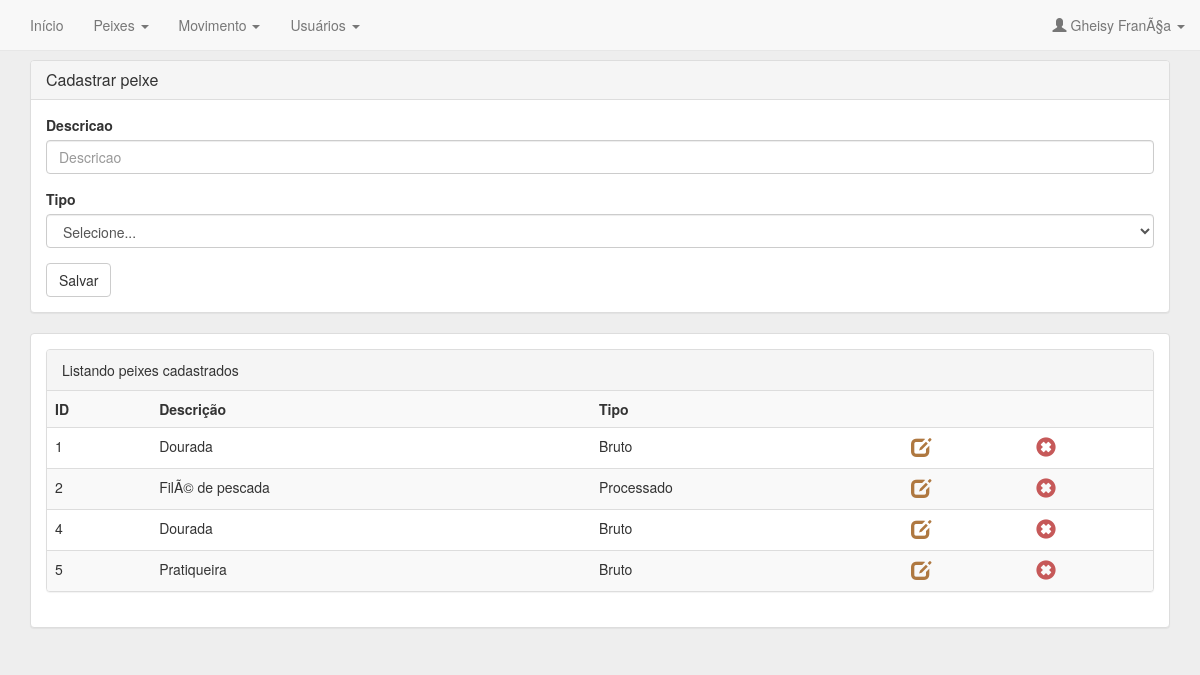
Before: /peixe/gerenciar (signed in) with the older database file.
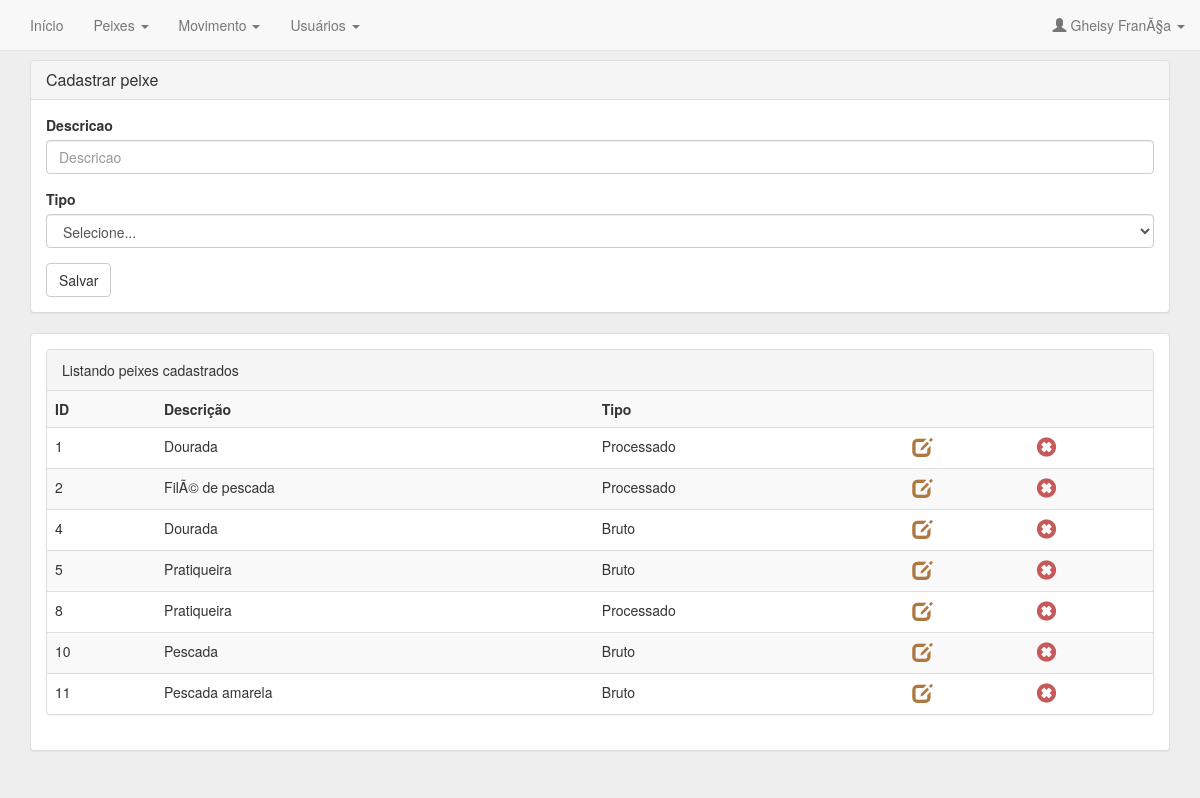
After: the same page with the newer database file.
### tables this page shows
CREATE TABLE IF NOT EXISTS `peixe` (
`id` int(11) NOT NULL,
  `descricao` varchar(45) DEFAULT NULL,
  `tipo` varchar(1) DEFAULT NULL
);

### controle/PeixeControle.php (called while the page is built, shortened)
<?php
class PeixeControle
{
  function PeixeControle()
  {
    require_once "visao/menu.php";
  }
  function gerenciar(){
    require_once "visao/peixe/gerenciar.php";
  }
}
 ?>

### index.php (called while the page is built)
<?php
require_once "config.php";

### classe/Conexao.php (called while the page is built, shortened)
<?php
class Conexao {
    private $nomeHost;
    private $user;
    private $pass;
    private $banco;
    private $query;
    private $conexao;
    public function __construct($nomeHost = "localhost", $user = "root", $pass = "", $banco = "princomar") {
        $this->nomeHost = $nomeHost;
        $this->user = $user;
        $this->pass = $pass;
        $this->banco = $banco;
    }
    public function conectar() {
        $this->conexao = mysqli_connect("$this->nomeHost", "$this->user", "$this->pass") or die("<h1 align=\"center\">Não foi possível conectar ao servidor mySQL!<h1>");
        if (!empty($this->conexao)) {
            mysqli_select_db($this->conexao, "$this->banco") or die("<h1 align=\"center\">Não foi possivel estabelecer conexão com o banco de dados!<h1>");
        }
    }
    public function execSQL($sql) {
        $this->query = mysqli_query($this->conexao, $sql) or die
                        ("<script> alert(\"Ocorreu um erro no acesso ao banco de dados \\nErro:\\n". mysqli_error($this->conexao)."\");</script>");
        return $this->query;
    }
    public function listarResultados() {
        return mysqli_fetch_assoc($this->query);
    }
}

### classe/PeixeBD.php (called while the page is built, shortened)
<?php
class PeixeBD {
  private $conexao;
  function __construct() {
    $this->conexao = new Conexao();
    $this->conexao->conectar();
  }
  public function getPeixe(){
    $this->vetPeixe = array();
    $this->sql = "SELECT * FROM peixe ";
    $this->conexao->execSQL($this->sql);
    while ($row = $this->conexao->listarResultados()) {
      $this->peixe = new Peixe();
      $this->peixe ->setId($row['id']);
      $this->peixe ->setDescricao($row['descricao']);
      $this->peixe ->setTipo($row['tipo']);
      array_push($this->vetPeixe, $this->peixe);
    }
    return $this->vetPeixe;
  }
}

### classe/Peixe.php (called while the page is built, shortened)
<?php
class Peixe {
  private $id;
  private $descricao;
  private $tipo;
  public function getId() {
    return $this->id;
  }
  public function setId($id) {
    $this->id = $id;
  }
  public function descTipo($tipo) {
    switch ($tipo) {
      case 'P':
      return "Processado";
      break;
      case 'B':
      return "Bruto";
      break;
    }
  }
  public function getDescricao() {
    return $this->descricao;
  }
  public function setDescricao($descricao) {
    $this->descricao = $descricao;
  }
  public function getTipo() {
    return $this->tipo;
  }
  public function setTipo($tipo) {
    $this->tipo = $tipo;
  }
}

### visao/peixe/gerenciar.php (the view, shortened to what this page needs)
<?php
$peixeBD = new PeixeBD;
$lista = $peixeBD->getPeixe();
$peixe = new Peixe;
if(!empty($_REQUEST['peixe'])){
  $ativacor = "form-editando";
  $id= $_REQUEST['peixe']->getId();
  $descricao = $_REQUEST['peixe']->getDescricao();
  $tipo = $_REQUEST['peixe']->getTipo();
  $titulo = "Editando peixe $descricao";
} else {
  $titulo = "Cadastrar peixe";
  $ativacor = "";
}
?>
<br>
<div class="container">
  <div class="panel panel-default">
    <div class="panel-heading">
      <h3 class="panel-title"><?=$titulo?></h3>
    </div>
    <div class="panel-body <?=$ativacor?>" >
       <form method="post" action="">
        <div class="form-group">
          <label>Descricao</label>
          <input class="form-control" required name="descricao" value="<?=$descricao?>" placeholder="Descricao">
        </div>
        <div class="form-group">
          <label>Tipo</label>
          <select name="tipo" required class="form-control">
            <option value="">Selecione...</option>
          </select>
        </div>
        <button type="submit" class="btn btn-default">Salvar</button>
      </form>
    </div>
  </div>
  <div class="panel panel-default">
    <div class="panel-body">
      <div class="panel panel-default">
        <div class="panel-heading">Listando peixes cadastrados</div>
        <table class="table table-striped">
          <tr>
            <td>
              <b>ID</b>
            </td>
            <td>
              <b>Descrição</b>
            </td>
            <td>
              <b>Tipo</b>
            </td>
            <td>
            </td>
            <td>
            </td>
          </tr>
          <?php  foreach($lista as $lista): ?>
            <tr>
              <td>
                <?=$lista->getId()?>
              </td>
              <td>
                <?=$lista->getDescricao()?>
              </td>
              <td>
                <?=$peixe->descTipo($lista->getTipo())?>
              </td>
              <td>
                <a href="<?=DIRETORIO?>peixe/gerenciar/editar/<?=$lista->getId()?>">
                  <span class="icon-editar glyphicon glyphicon-edit" aria-hidden="true"></span>
                </a>
              </td>
              <td>
                <a href="<?=DIRETORIO?>peixe/gerenciar/excluir/<?=$lista->getId()?>">
                  <span class="icon-deletar glyphicon glyphicon-remove-sign" aria-hidden="true"></span>
                </a>
              </td>
            </tr>
          <?php endforeach;?>
      </table>
    </div>
  </div>
</div>

Changed rows visible on the page:
changed peixe id 1: tipo "Bruto" → "Processado"
added peixe: id "8", descricao "Pratiqueira", tipo "Processado"
added peixe: id "10", descricao "Pescada", tipo "Bruto"
added peixe: id "11", descricao "Pescada amarela", tipo "Bruto"
